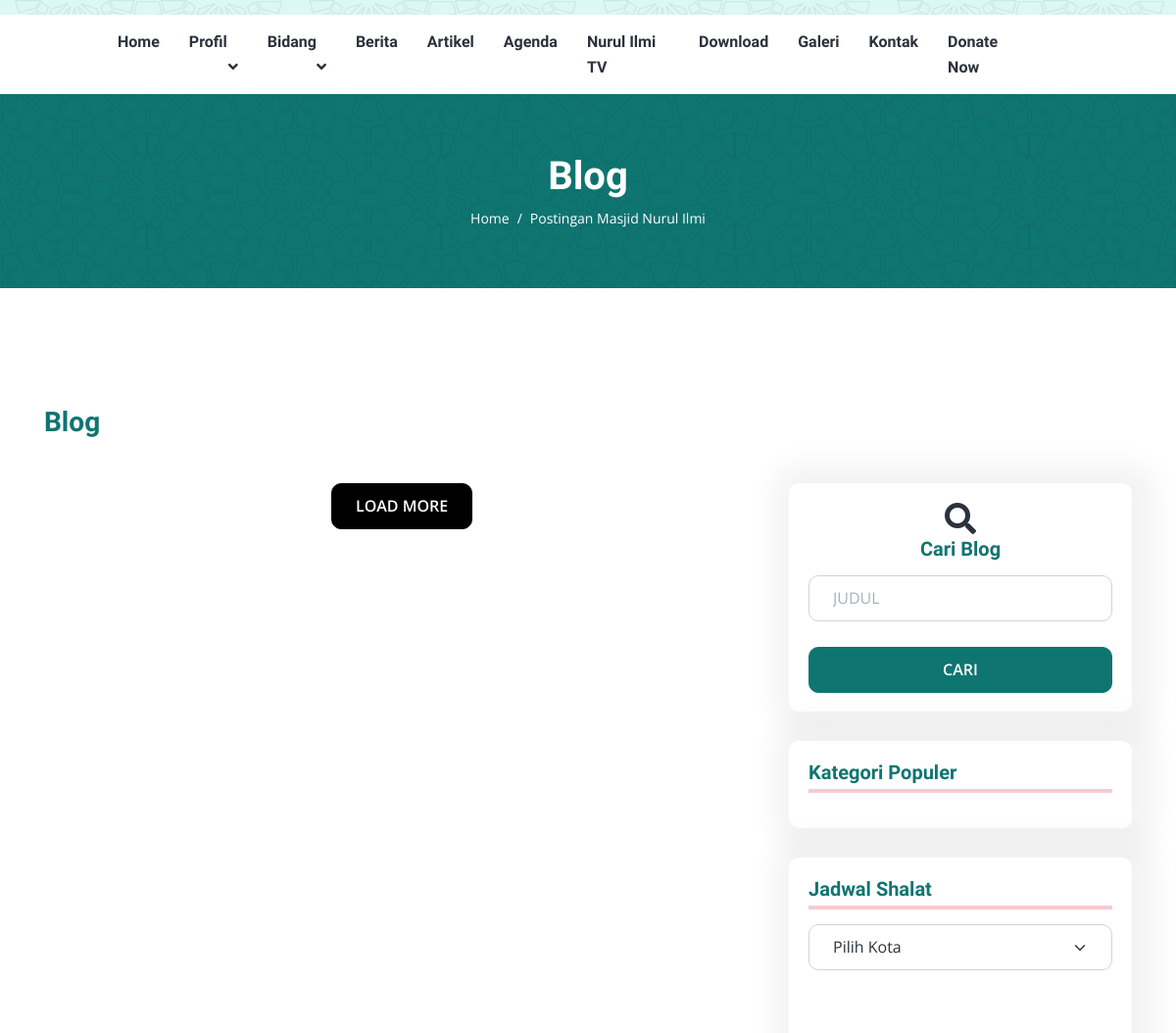
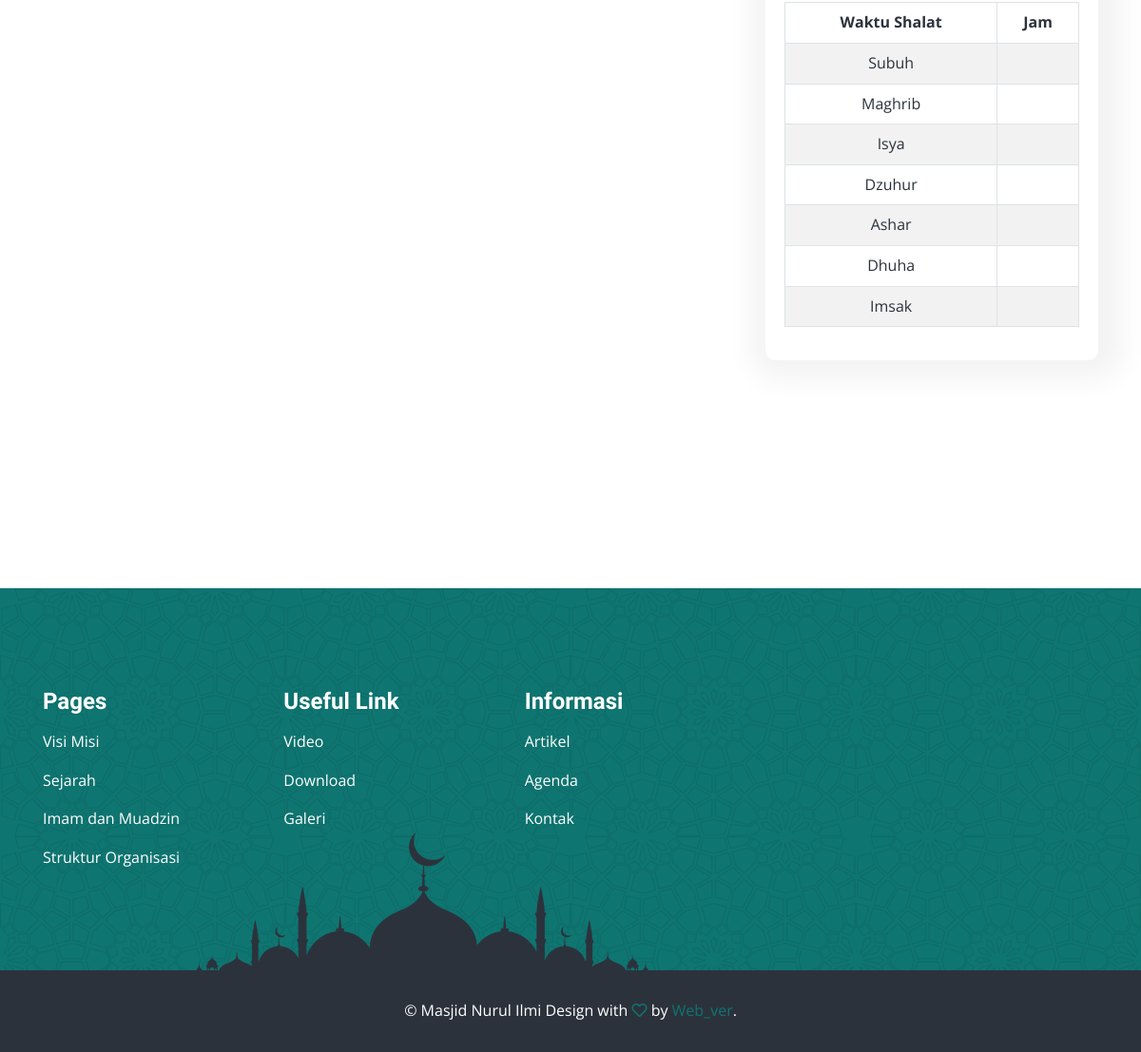
The app's page /index.php/blog, older data (2 pictures, top to bottom).
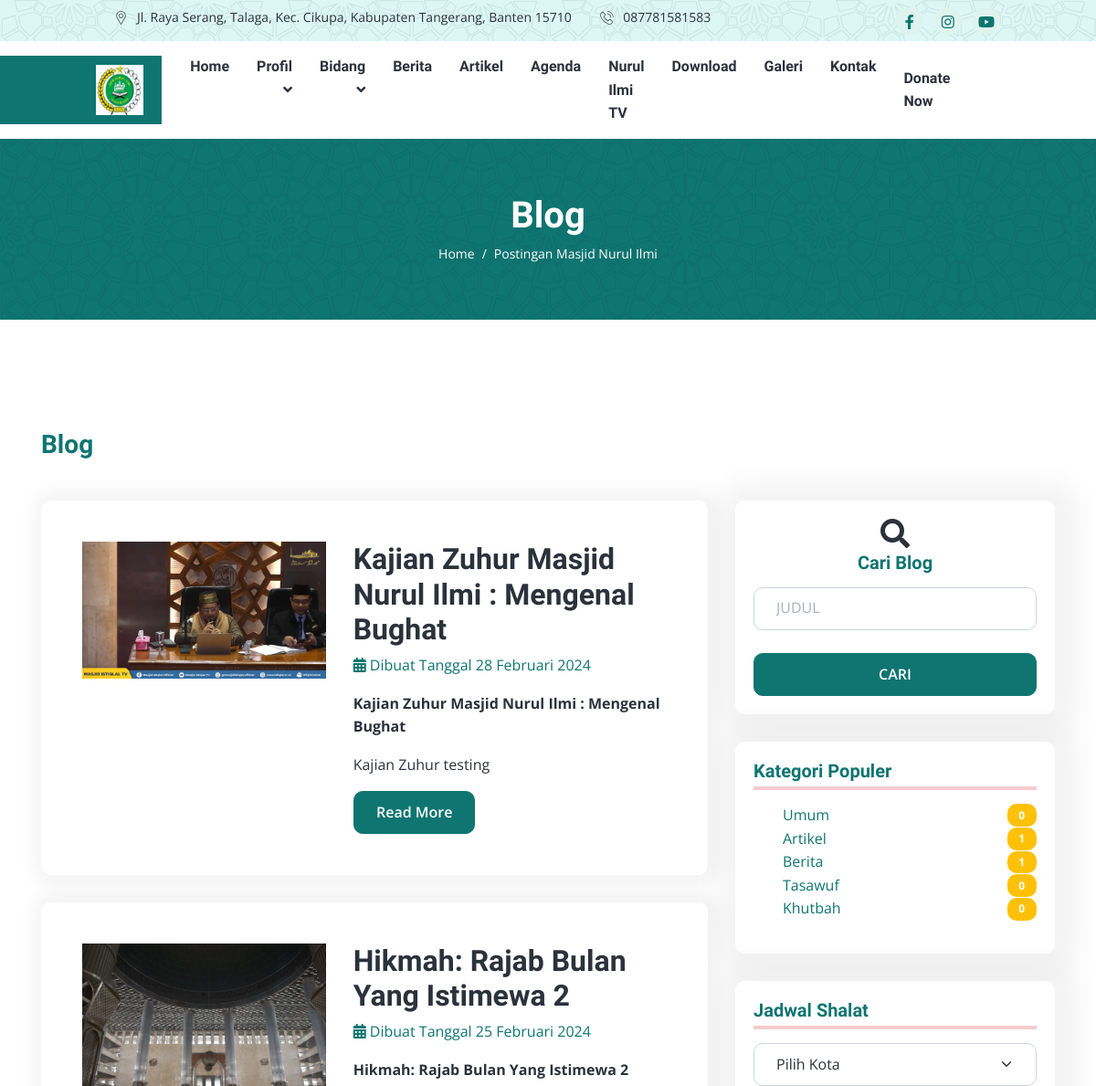
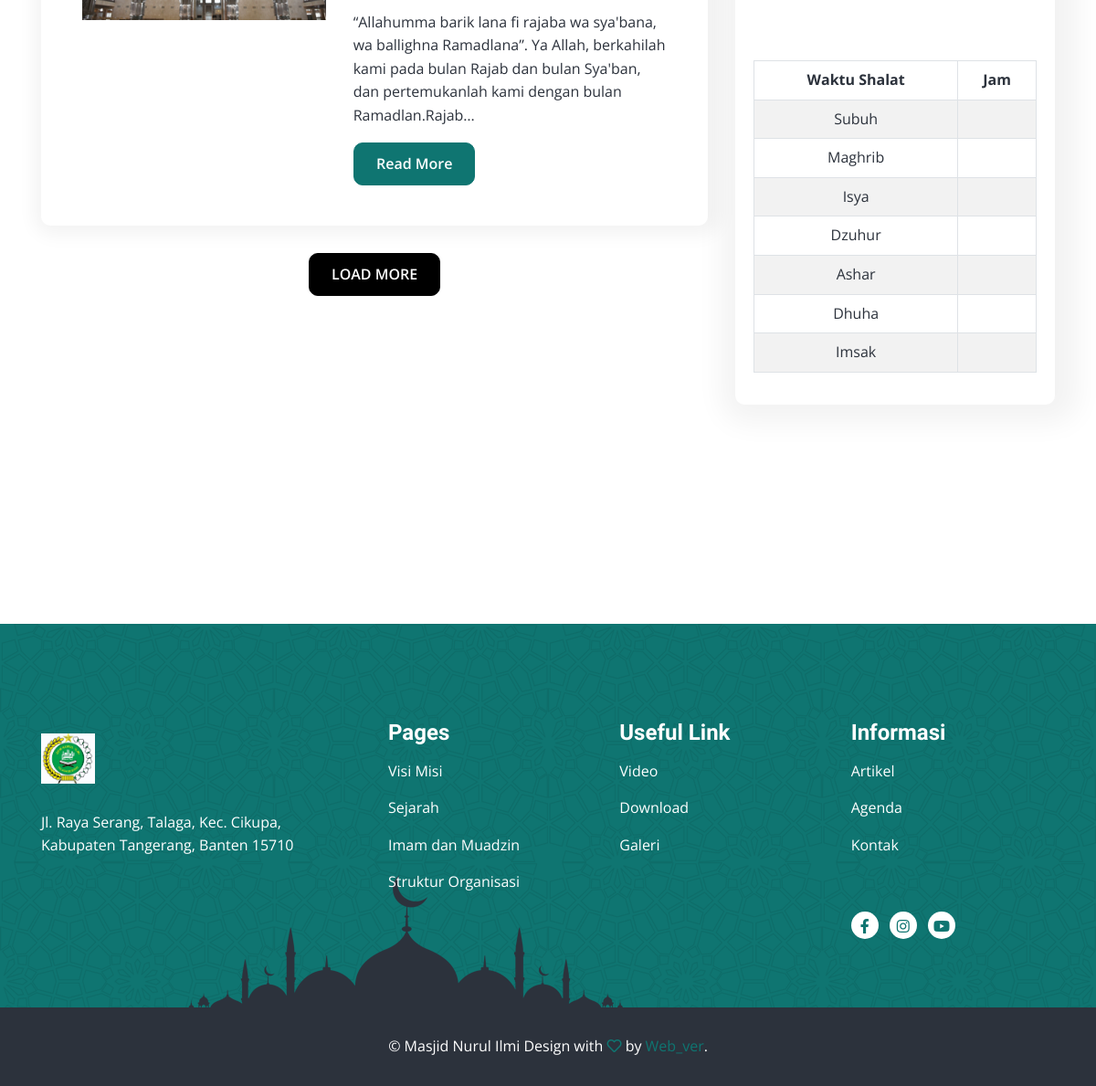
The same page, newer data (2 pictures, top to bottom).
### tables this page shows
CREATE TABLE `tbl_setting` (
  `id_setting` int(11) NOT NULL,
  `id_jadwal` int(11) NOT NULL,
  `nama_masjid` varchar(100) NOT NULL,
  `alamat` text NOT NULL,
  `no_hp` varchar(14) NOT NULL,
  `link_alamat` text NOT NULL,
  `email` text NOT NULL,
  `logo` text NOT NULL,
  `banner1` text NOT NULL,
  `banner2` text NOT NULL,
  `banner3` text NOT NULL,
  `judul1` varchar(100) NOT NULL,
  `judul2` varchar(100) NOT NULL,
  `judul3` varchar(100) NOT NULL,
  `sosmed1` text NOT NULL,
  `sosmed2` text NOT NULL,
  `sosmed3` text NOT NULL,
  `ayat_quran` varchar(100) NOT NULL,
  `artinya` text NOT NULL,
  `surah` varchar(100) NOT NULL
);

CREATE TABLE `tbl_artikel` (
  `id_artikel` int(11) NOT NULL,
  `id_kategori` int(11) NOT NULL,
  `judul` varchar(100) NOT NULL,
  `deskripsi` text NOT NULL,
  `gambar` text NOT NULL,
  `slug` text NOT NULL,
  `tanggal_dibuat` date NOT NULL,
  `status` int(11) NOT NULL,
  `user` varchar(100) NOT NULL
);

CREATE TABLE `tbl_kategori_artikel` (
  `id_kategori` int(11) NOT NULL,
  `nama_kategori` varchar(100) NOT NULL,
  `slug_kategori` varchar(50) NOT NULL,
  `tanggal` datetime NOT NULL DEFAULT current_timestamp()
);

### application/controllers/Blog.php (called while the page is built, shortened)
<?php
class Blog extends CI_Controller {
    public function __construct()
	{
        $this->load->model('Agenda_model', 'agenda');
        $this->load->model('Artikel_model', 'artikel');
        $this->load->model('Setting_model', 'setting');
        $this->load->library('myquran_curl');
    }
	public function index()
	{
        $data = [
            'judul' => 'Blog',
            'title' => 'Postingan - Masjid Nurul Ilmi',
            'menu'  => 'blog',
            'data_artikel' => $this->artikel->getDataArtikelDetail(),
            'data_agenda' => $this->agenda->getDataAgendaDetail(),
            'data_kategori' => $this->artikel->countArtikelByKategori(),
            'data_setting' => $this->setting->getDataSetting(),
        ];
        $this->load->view('webpage/v_blog', $data);
	}
}

### index.php (called while the page is built, shortened)
<?php
require_once BASEPATH.'core/CodeIgniter.php';

### application/models/Artikel_model.php (called while the page is built, shortened)
<?php
class Artikel_model extends CI_Model {
    public function getDataArtikelDetail()
    {
        $this->db->select('a.*, b.*');
        $this->db->from('tbl_artikel a');
        $this->db->join('tbl_kategori_artikel b', 'b.id_kategori = a.id_kategori', 'left');
        $this->db->where('a.status', '1');
        $this->db->order_by('a.judul', 'DESC');
        return $this->db->get()->result_array();
    }
    public function countArtikelByKategori() {
        $this->db->select('tbl_kategori_artikel.*, COUNT(tbl_artikel.id_kategori) as jumlah');
        $this->db->from('tbl_kategori_artikel');
        $this->db->join('tbl_artikel', 'tbl_kategori_artikel.id_kategori = tbl_artikel.id_kategori', 'left');
        $this->db->group_by('tbl_kategori_artikel.id_kategori');
        return $this->db->get()->result();
    }
}

### application/models/Agenda_model.php (called while the page is built, shortened)
<?php
class Agenda_model extends CI_Model {
	var $table = 'tbl_agenda';
    public function getDataAgendaDetail()
    {
        $this->db->select('*');
        $this->db->from($this->table);
        $this->db->limit(5);
        $this->db->where('status', '1');
        $this->db->order_by('judul', 'ASC');
        return $this->db->get()->result_array();
    }
}

### application/models/Setting_model.php (called while the page is built, shortened)
<?php
class Setting_model extends CI_Model {
    public function getDataSetting()
	{
        $this->db->select('a.*, b.*');
        $this->db->from('tbl_setting a');
        $this->db->join('tbl_jadwal b', 'b.id_jadwal = a.id_jadwal', 'left');
		return $this->db->get()->result();
	}
}

### application/helpers/tanggal_helper.php (called while the page is built, shortened)
<?php
if (!function_exists('format_indo')) {
  function format_indo($date){
    $Bulan = array("Januari","Februari","Maret","April","Mei","Juni","Juli","Agustus","September","Oktober","November","Desember");
    $tahun = substr($date,0,4);
    $bulan = substr($date,5,2);
    $tgl = substr($date,8,2);
    $waktu = substr($date,11,5);
    $result = $tgl." ".$Bulan[(int)$bulan-1]." ".$tahun." ".$waktu;
    return $result;
  }
}

### application/views/webpage/v_blog.php (the view, shortened to what the rows shown need)
<!DOCTYPE html>
<html lang="en">
<head>
    <link rel="stylesheet" href="https://cdnjs.cloudflare.com/ajax/libs/font-awesome/6.5.1/css/all.min.css"
 />
    <link rel="stylesheet" href="<?= base_url('frontend/') ?>assets/js/OwlCarousel/owl.carousel.min.css">
    <link rel="stylesheet" href="<?= base_url('frontend/') ?>assets/js/OwlCarousel/owl.theme.default.min.css">
    <link href="https://cdnjs.cloudflare.com/ajax/libs/select2/4.0.13/css/select2.min.css" rel="stylesheet" />
    <link rel="stylesheet" href="<?= base_url('frontend/') ?>assets/css/app.min.css">
    <link rel="stylesheet" href="https://cdnjs.cloudflare.com/ajax/libs/OwlCarousel2/2.3.4/assets/owl.carousel.min.css"
 />
</head>
<body>
    <header class="header-area">
        <?php $this->load->view('layout/header.php') ?>
    </header>
    <div class="page-title-area py-lg-6 py-5 bg-image-pattern">
        <div class="container">
            <div class="page-title-wrapper text-center">
                <h1 class="text-white mb-2">Blog</h1>
            </div>
        </div>
    </div>
    <div class="about-area py-lg-10 py-8">
        <div class="container">
            <div class="row">
                <div class="col-lg-8">
                    <?php if(!empty($pesan)) : ?>
                    <p class="text-center">
                        <?= $pesan ?>
                    </p>
                    <?php else: ?>
                    <?php foreach($data_artikel as $artikel) : ?>
                    <div class="row">
                        <div class="col-12" id="artikel-container">
                            <div class="card mt-4 shadow-sm">
                                <div class="card-body">
                                    <div class="grid-inner row g-0 p-4">
                                        <div class="col-md-5 mb-md-0">
                                            <a href="#" class="entry-image">
                                                <img src="<?= base_url('upload/artikel/'.$artikel['gambar']) ?>"
                                                    alt="Lifesaver- Community Education and Training"
                                                    style="height: auto; width: 100%;">
                                            </a>
                                        </div>
                                        <div class="col-md-7 ps-md-4">
                                            <div class="entry-title title-sm">
                                                <h2><a href="<?= base_url('blog/detail/'.$artikel['slug']) ?>">
                                                        <?= html_escape($artikel['judul']); ?>
                                                    </a>
                                                </h2>
                                            </div>
                                            <div class="entry-meta">
                                                <a href="#"><i class="fas fa-calendar-alt"></i>
                                                    Dibuat Tanggal
                                                    <?= format_indo($artikel['tanggal_dibuat']); ?>
                                                </a>
                                                <br>
                                            </div>
                                            <div class="entry-content">
                                                <p>
                                                <p><strong>
                                                        <?= $artikel['judul']; ?>
                                                    </strong></p>
                                                <p>
                                                    <?= strip_tags(character_limiter($artikel['deskripsi'], 200)) ?>
                                                </p>
                                                <a href="<?= base_url('blog/detail/'.$artikel['slug']); ?>"
                                                    class="btn btn-primary">Read More</a>
                                            </div>
                                        </div>
                                    </div>
                                </div>
                            </div>
                        </div>
                    </div>
                    <?php endforeach; ?>
                    <?php endif; ?>
                </div>
                <div class="col-lg-4 mt-4 col-md-4">
                    <div class="course-feature mb-4 bg-white rounded">
                        <ul>
                            <?php foreach($data_kategori as $row) : ?>
                            <li class="d-flex align-items-center"><a
                                    href="<?= base_url('blog/kategori/'.$row->slug_kategori) ?>"
                                    class="flex-fill"><?= $row->nama_kategori ?></a><span
                                    class="badge text-white bg-market"><?= $row->jumlah ?></span></li>
                            <?php endforeach; ?>
                        </ul>
                    </div>
                    <div class="course-feature mb-4 bg-white rounded">
                        <br><br>
                        <table id="salat-table" class="table table-bordered table-striped text-center">
                            <thead>
                                <tr>
                                    <th>Waktu Shalat</th>
                                    <th>Jam</th>
                                </tr>
                            </thead>
                        </table>
                    </div>
                </div>
            </div>
        </div>
    </div>
    <?php $this->load->view('layout/footer') ?>
</body>
</html>

### application/views/layout/header.php (shortened to what the rows shown need)
<div class="header-top bg-light bg-image-pattern px-xl-8 py-2">
    <div class="container">
        <div class="header-top-wrapper">
            <?php foreach($data_setting as $setting) : ?>
            <ul class="navbar-address list-inline m-0">
                <li class="list-inline-item"><span class="icon"><img
                            src="<?= base_url('frontend/') ?>assets/images/location-icon.svg"
                            alt="title"></span><?= strip_tags(character_limiter($setting->alamat, 70)); ?></li>
                <li class="list-inline-item"><span class="icon"><img
                            src="<?= base_url('frontend/') ?>assets/images/phone-icon.svg"
                            alt="title"></span><?= $setting->no_hp ?>
                </li>
            </ul>
            <ul class="navbar-social list-inline m-0">
                <li class="list-inline-item"><a href="<?= $setting->sosmed1 ?>"><i class="fab fa-facebook-f"></i></a>
                </li>
                <li class="list-inline-item"><a href="<?= $setting->sosmed2 ?>"><i class="fab fa-instagram"></i></a>
                </li>
                <li class="list-inline-item"><a href="<?= $setting->sosmed3 ?>"><i class="fab fa-youtube"></i></a>
                </li>
            </ul>
            <?php endforeach; ?>
        </div>
    </div>
</div>
<div class="header-bottom bg-white px-xl-8">
    <nav class="container">
        <div class="header-navbar navbar navbar-expand-lg">
            <?php foreach($data_setting as $setting) : ?>
            <a class='navbar-brand' target="_blank" href="<?= base_url('upload/setting/'.$setting->logo) ?>"><img
                    src="<?= base_url('upload/setting/'.$setting->logo) ?>" alt="images"></a>
            <?php endforeach; ?>
        </div>
    </nav>
</div>

### application/views/layout/footer.php (shortened to what the rows shown need)
<footer class="footer-area pt-8">
    <div class="footer-top bg-image-pattern  py-lg-8 py-4">
        <div class="container">
            <div class="row">
                <?php foreach($data_setting as $setting) : ?>
                <div class="col-md-5 col-lg-4">
                    <div class="footer-widget my-4 me-md-4">
                        <a href="<?= base_url('frontend/assets/images/logo.jpeg') ?>" class="footer-brand mb-4"><img
                                src="<?= base_url('frontend/') ?>assets/images/logo.jpeg" alt="title"></a>
                        <a href="#" class="text-white m-0" style="color: #fff !important;"><?= $setting->alamat ?> </a>
                    </div>
                </div>
                <?php endforeach; ?>
                <div class="col-md-7 col-lg-8">
                    <div class="row">
                        <div class="col-lg-4 col-6">
                            <div class="footer-widget my-3">
                                <?php foreach($data_setting as $setting) : ?>
                                <ul class="footer-social m-0 mt-4 list-inline" data-aos="slide-up">
                                    <li class="list-inline-item"><a href="<?= $setting->sosmed1 ?>"><i
                                                class="fab fa-facebook-f"></i></a>
                                    </li>
                                    <li class="list-inline-item"><a href="<?= $setting->sosmed2 ?>"><i
                                                class="fab fa-instagram"></i></a></li>
                                    <li class="list-inline-item"><a href="<?= $setting->sosmed3 ?>"><i
                                                class="fab fa-youtube"></i></a>
                                    </li>
                                </ul>
                                <?php endforeach; ?>
                            </div>
                        </div>
                    </div>
                </div>
            </div>
        </div>
    </div>
</footer>

Row changes from the older to the newer data that the page shows:
added tbl_setting: alamat "Jl. Raya Serang, Talaga, Kec. Cikupa, Kabupaten Tangerang, Banten 15710", no_hp "087781581583", logo (picture)
added tbl_artikel: gambar (picture), judul "Kajian Zuhur Masjid Nurul Ilmi : Mengenal Bughat", tanggal_dibuat "28 Februari 2024", deskripsi "Kajian Zuhur testing"
added tbl_artikel: gambar (picture), judul "Hikmah: Rajab Bulan Yang Istimewa 2", tanggal_dibuat "25 Februari 2024", deskripsi "“Allahumma barik lana fi rajaba wa sya'bana, wa ballighna Ramadlana”. Ya Allah, berkahilah kami pada bulan Rajab dan bulan Sya'ban, dan pertemukanlah kami dengan bulan Ramadlan.Rajab…"
added tbl_kategori_artikel: nama_kategori "Umum", jumlah "0"
added tbl_kategori_artikel: nama_kategori "Artikel", jumlah "1"
added tbl_kategori_artikel: nama_kategori "Berita", jumlah "1"
added tbl_kategori_artikel: nama_kategori "Tasawuf", jumlah "0"
added tbl_kategori_artikel: nama_kategori "Khutbah", jumlah "0"
